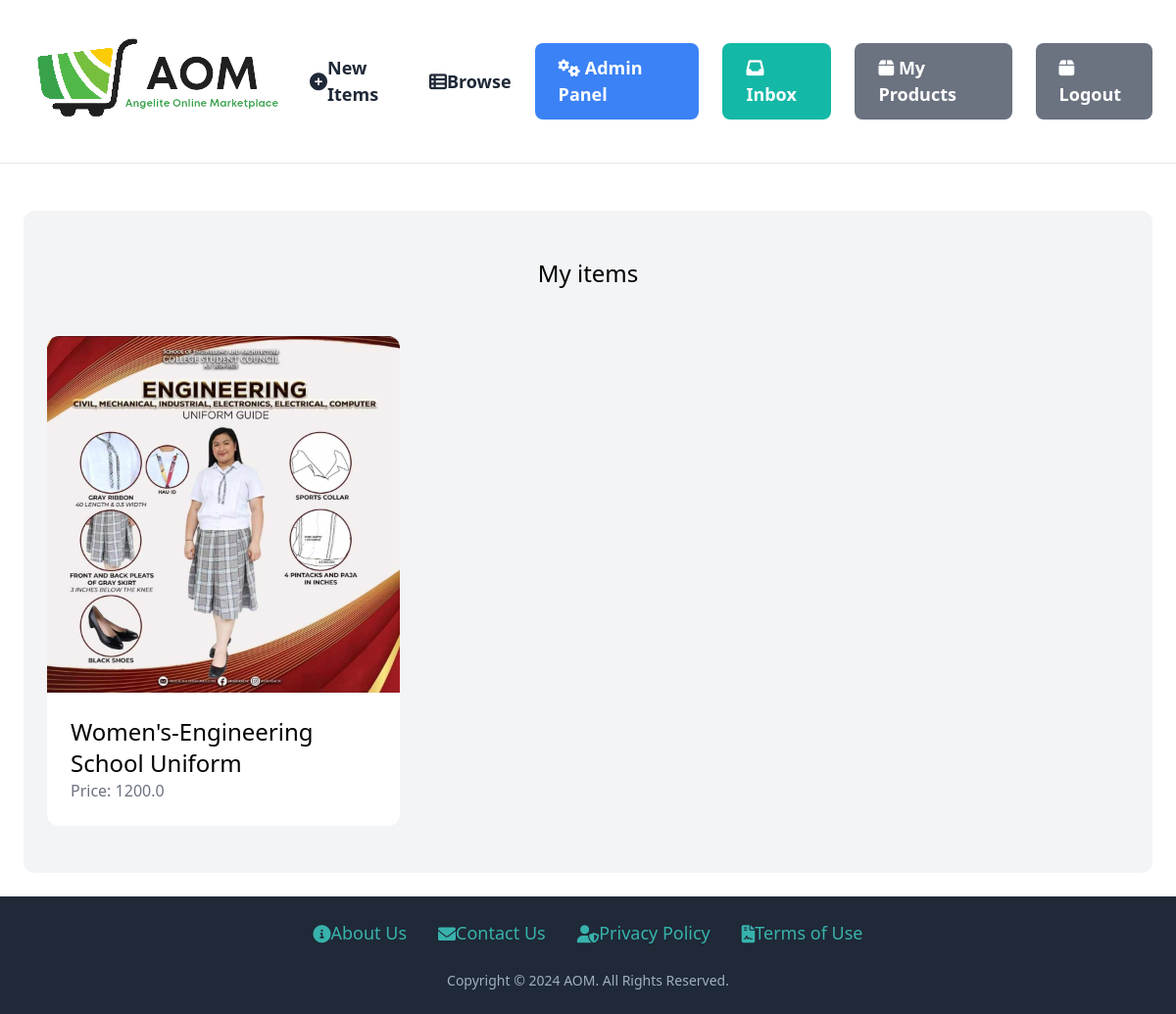
The page /dashboard/ (signed in) on the database its author committed.
### item/models.py (models this page shows, shortened)
class Item(models.Model):
    category = models.ForeignKey(Category, related_name='items', on_delete=models.CASCADE)
    name = models.CharField(max_length=225)
    description = models.TextField(blank=True, null=True)
    price = models.FloatField()
    image = models.ImageField(upload_to='item_images', blank=True, null=False)
    is_sold = models.BooleanField(default=False)
    created_by = models.ForeignKey(User, related_name='items', on_delete=models.CASCADE)
    created_at = models.DateTimeField(auto_now_add=True)

### dashboard/views.py (the view)
# urls.py: path('', views.index, name='index'),
@login_required
def index(request):
    item = Item.objects.filter(created_by=request.user)
    return render(request, 'dashboard/index.html', {
        'items' : item,
    })

### dashboard/templates/dashboard/index.html (shortened to what this page needs)
{% extends 'core/base.html' %}
{% block content %}
    <div class="mt-6 px-6 py-12 bg-gray-100 rounded-xl">
        <h2 class="mb-12 text-2xl text-center">My items</h2>
        <div class="grid grid-cols-3 gap-3">
            {% for item in items %}
                <div>
                    <a href="{% url 'item:detail' item.id %}">
                        <div>
                            <img src="{{ item.image.url }}" class="rounded-t-xl">
                        </div>
                        <div class="p-6 bg-white rounded-b-xl">
                            <h2 class="text-2xl">{{ item.name }}</h2>
                            <p class="text-gray-500">Price: {{ item.price }}</p>
                        </div>
                    </a>
                </div>
            {% endfor %}
        </div>
    </div>
{% endblock %}

### core/templates/core/base.html (style rules this page uses)
html, body { height: 100%; margin: 0; display: flex; flex-direction: column; }
body { flex: 1; }

### rows shown on the page
Item: image (picture), name "Women's-Engineering School Uniform", price "1200.0"
